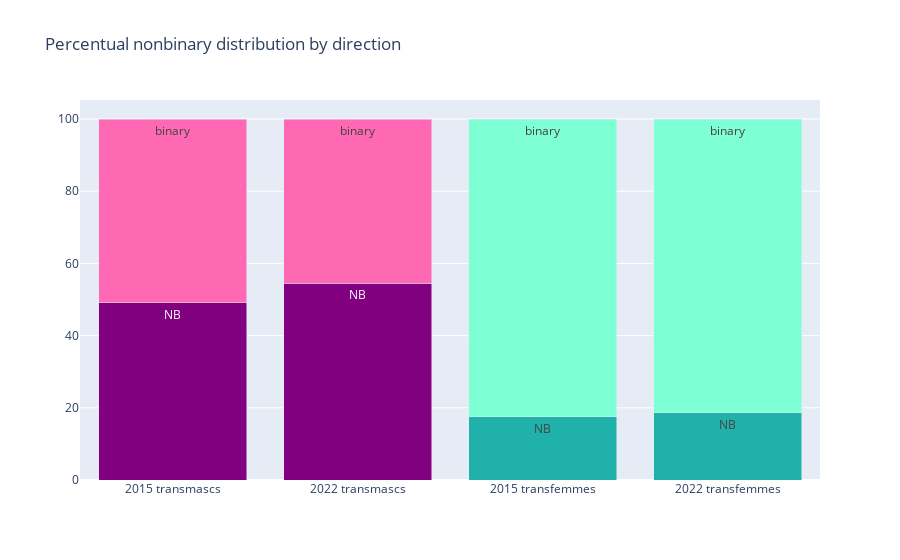

Notebook source saved alongside this figure:
### Code cell
# nbs vs binaries per direction!

# Year                  2015  2022
# NB_%_of_transmascs    49.1  54.5
# FTM_%_of_transmascs   50.9  45.5
# NB_%_of_transfemmes   17.5  18.6
# MTF_%_of_transfemmes  82.5  81.4

fig=go.Figure()

nb_labels = ["NB", "binary"]

for index in [0,1,2,3]:
    index_colours = {
        0: "purple", # afab nbs
        1: "hotpink", # trans guys
        2: "lightseagreen", # nb transfemmes
        3: "aquamarine", # trans women
    }

    if index%2==0:
        label = nb_labels[0]
    else: label = nb_labels[1]

    if index <= 1:
        x_name = "transmascs"
    else: x_name = "transfemmes"

    fig.add_trace(go.Bar(
            x=["2015" + " " + x_name],
            y=[list(nb_df[2015])[index]],
            text=label,
            marker_color=index_colours[index],
            
        )
    )
    fig.add_trace(go.Bar(
            x=["2022" + " " + x_name],
            y=[list(nb_df[2022])[index]],
            text=label,
            marker_color=index_colours[index],
        )
    )

fig.update_layout(
    barmode='stack', 
    showlegend=False, 
    title="Percentual nonbinary distribution by direction"
)

fig.show()

### Figure 1 — Plotly figure (JSON) as saved in the notebook; plotly's stock layout.template omitted (floating-point values rounded to 4 significant figures)
{"data": [{"marker": {"color": "purple"}, "text": "NB", "type": "bar", "x": ["2015 transmascs"], "y": [49.1]}, {"marker": {"color": "purple"}, "text": "NB", "type": "bar", "x": ["2022 transmascs"], "y": [54.5]}, {"marker": {"color": "hotpink"}, "text": "binary", "type": "bar", "x": ["2015 transmascs"], "y": [50.9]}, {"marker": {"color": "hotpink"}, "text": "binary", "type": "bar", "x": ["2022 transmascs"], "y": [45.5]}, {"marker": {"color": "lightseagreen"}, "text": "NB", "type": "bar", "x": ["2015 transfemmes"], "y": [17.5]}, {"marker": {"color": "lightseagreen"}, "text": "NB", "type": "bar", "x": ["2022 transfemmes"], "y": [18.6]}, {"marker": {"color": "aquamarine"}, "text": "binary", "type": "bar", "x": ["2015 transfemmes"], "y": [82.5]}, {"marker": {"color": "aquamarine"}, "text": "binary", "type": "bar", "x": ["2022 transfemmes"], "y": [81.4]}], "layout": {"barmode": "stack", "showlegend": false, "title": {"text": "Percentual nonbinary distribution by direction"}}}
